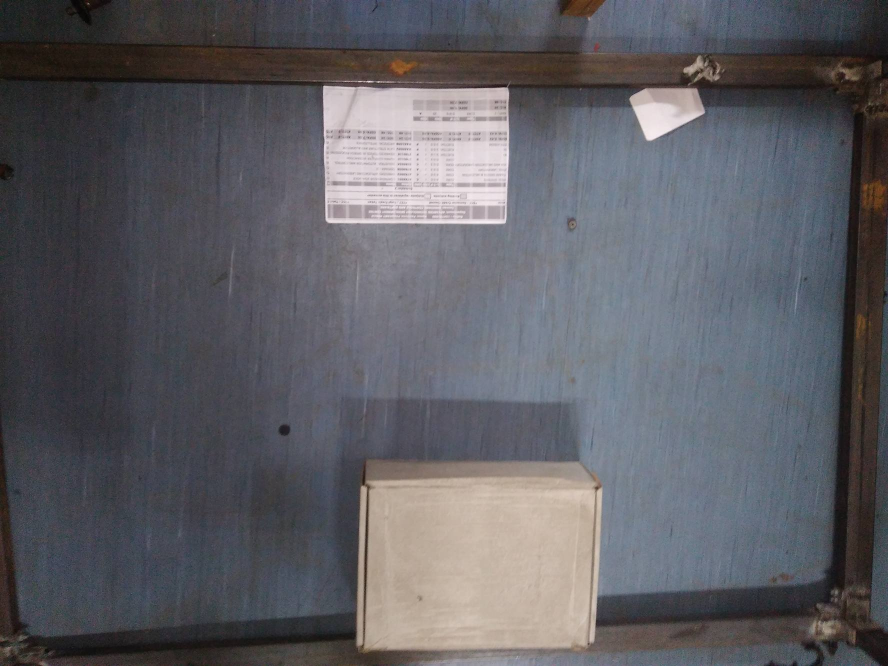
#> input picture harsh.jpg, 1776 x 1332 px (shown at 1/2 size)
$ python harsh.py
#> lines starting #> are read from the running program, lines starting #| are printed output that depends on the picture; after the words box and inside, x2 and y2 are one past the last pixel; in counts of white or black regions, pixels touching at a corner belong together
import cv2
import matplotlib.pyplot as plt
import numpy as np

img = cv2.imread('harsh.jpg');
#> img is the input picture: shape (1332, 1776, 3); mean B, G, R 99.4, 93.7, 94.1
rows,cols,ch = img.shape
#> rows = 1332; cols = 1776; ch = 3
pts1 = np.float32([[0,150],[1725,178],[39,1303],[1695,1240]])
pts2 = np.float32([[0,0],[1500,0],[0,1000],[1500,1000]])

M = cv2.getPerspectiveTransform(pts1,pts2)
dst = cv2.warpPerspective(img,M,(1500,1000))
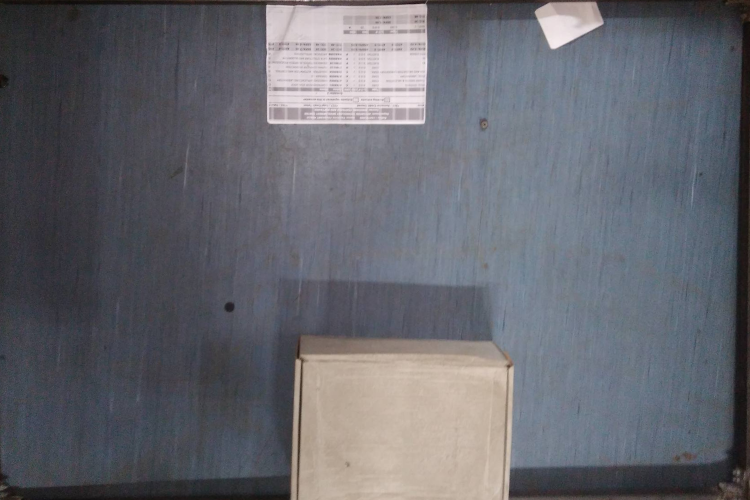
#> dst: shape (1000, 1500, 3) (shown at 1/2 size); mean B, G, R 109.8, 102.6, 101.5

gray = cv2.cvtColor(dst,cv2.COLOR_BGR2GRAY)
thres = cv2.threshold(gray,150,255,cv2.THRESH_BINARY)[1]
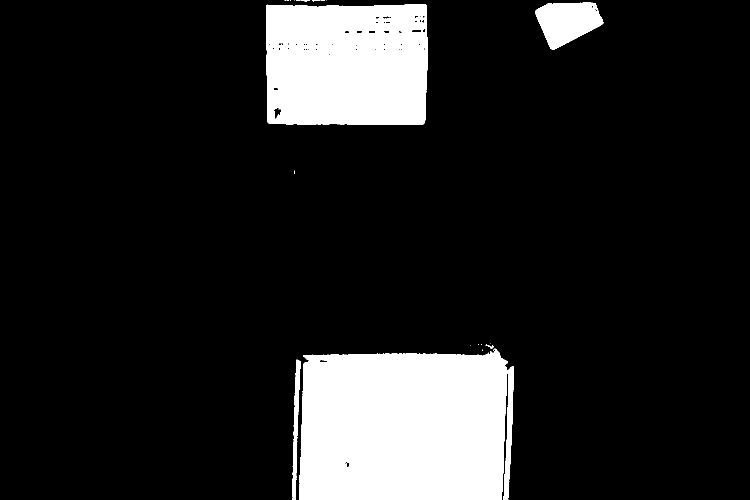
#> thres: shape (1000, 1500) (shown at 1/2 size); 13.8% white; 22 white regions (14 under 20 px), largest, box (x1, y1, x2, y2) and area: (598, 697, 1015, 1000) 118270, (532, 8, 855, 249) 74886, (1070, 5, 1207, 99) 8538

kernel = np.ones((5,5),np.uint8)
closing = cv2.morphologyEx(thres, cv2.MORPH_CLOSE, kernel,iterations = 10)
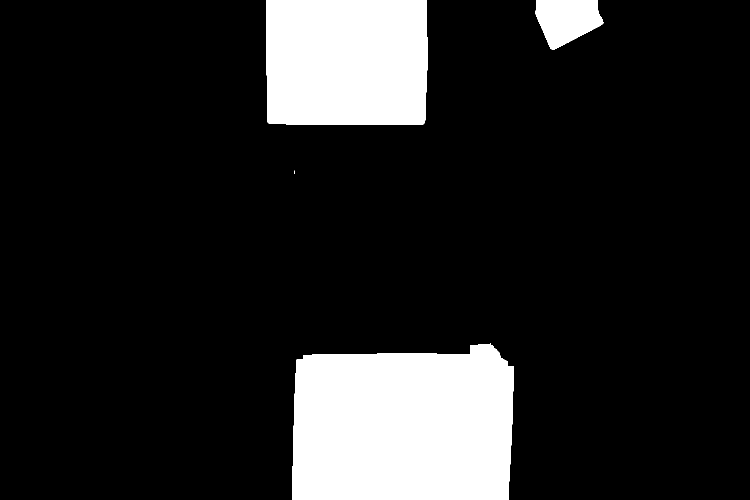
#> closing: shape (1000, 1500) (shown at 1/2 size); 14.5% white; 4 white regions (1 under 20 px), largest, box (x1, y1, x2, y2) and area: (585, 686, 1028, 1000) 127552, (532, 0, 855, 249) 79728, (1070, 0, 1207, 99) 9522

# plt.imshow(closing,cmap='gray')
# plt.show()
cv2.imwrite('harsh_bin.png',closing)
